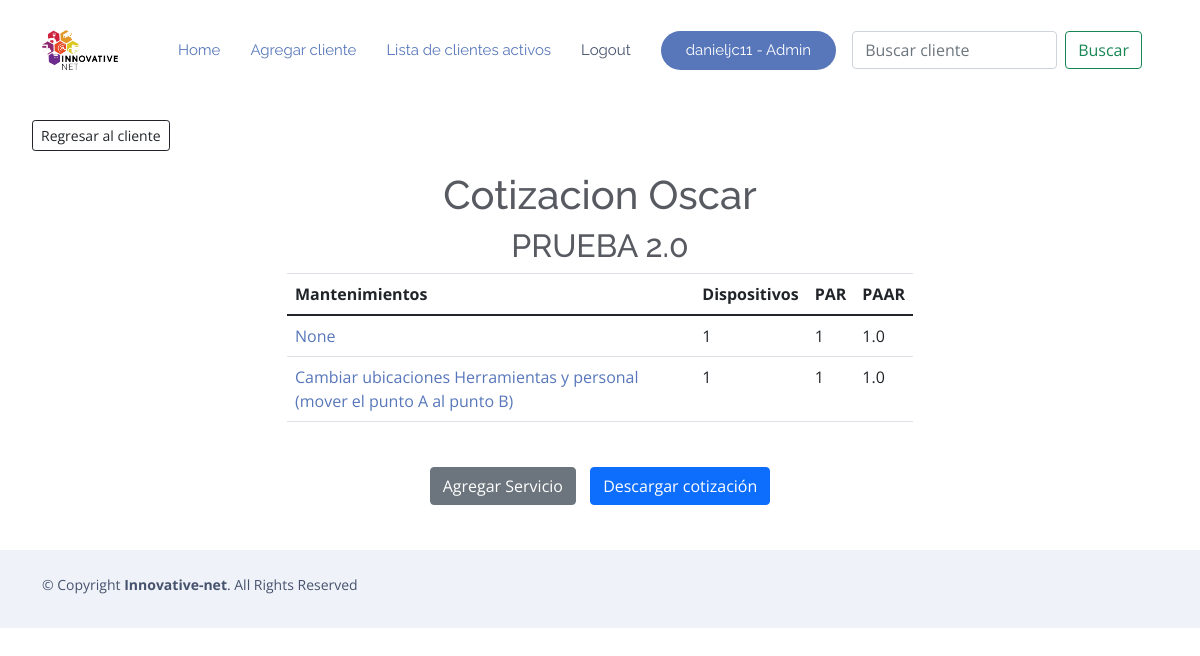
The page /44/1/detalle_cotizacion (signed in) on the database as committed earlier.
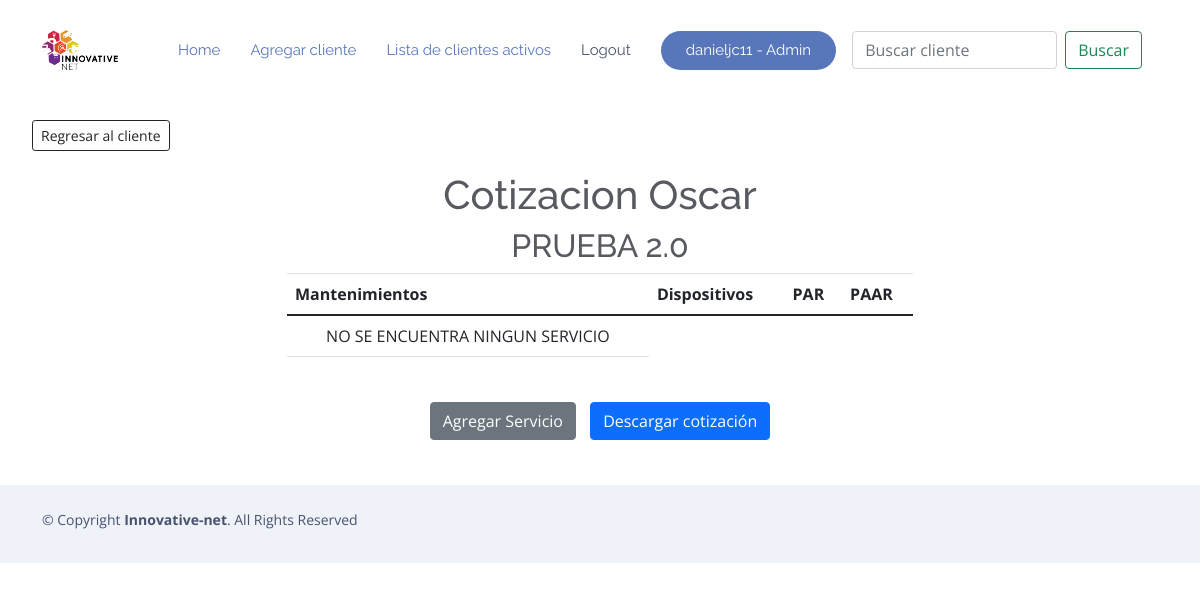
The same page on the database as committed later.
### RPA/models.py (models this page shows, shortened)
class Cotizacion(models.Model):
    num_list = [(1,"1"),(2,"2"),(4,"4"),(6,"6")]
    cliente = models.ForeignKey(Cliente, on_delete=models.CASCADE, null=True, blank=True)
    titulo = models.CharField(verbose_name="Nombre Cotizacion", null=True, blank=True,max_length=200)
    lugar_de_mantenimiento = models.CharField('Lugar en que se realizara el mantenimiento',max_length
    =120,blank=True)
    descripcion_cotizacion = models.TextField('Descripcion de la cotizacion',blank=True)
    fecha = models.DateTimeField('Fecha de realizacion de la cotizacion',blank=True,null=True, default=dateutil.utils.today())
    dispositivos = models.ManyToManyField('Dispositivo', blank = True)
    mantenimientos = models.ManyToManyField(Nombre_servicio,through="Mantenimiento")
    mmtos = models.ManyToManyField('Mantenimiento',related_name='mantenimientosCotizacion',blank=True)
    class Meta:
        ordering = ['cliente']

class Cliente(models.Model):
    usuario = models.ForeignKey(User, on_delete=models.CASCADE, null=True, blank=True)
    nombre = models.CharField('Nombre de la compañia cliente',max_length=200)
    encargado = models.CharField('Nombre del contacto dentro de la empresa',max_length
    =120)
    puesto_encargado = models.CharField('Puesto del contacto',max_length
    =120)
    numero_contacto=models.CharField('Numero de telefono para contactar',max_length
    =10)
    correo_contacto=models.EmailField('Correo para contactar',blank=True)
    def __str__(self):
        return self.nombre
    class Meta:
        ordering = ['nombre']

class Mantenimiento(models.Model):
    cliente = models.ForeignKey(Cliente, on_delete=models.CASCADE, null=True, blank=True)
    cotizacion = models.ForeignKey(Cotizacion, on_delete=models.CASCADE, null=True, blank=True)
    titulonombre = models.ForeignKey(Nombre_servicio,on_delete=models.CASCADE, null=True, blank=True)
    encargadoTrabajo1 = models.ForeignKey(Precio,verbose_name="Encargado del trabajo" ,on_delete=models.CASCADE,null=True)
    periodisidadactividades = models.IntegerField(verbose_name="Periodicidad regular de actividad de mtto por año", blank=True, null=True )
    periodisidadadicional = models.IntegerField(verbose_name="Periodicidad adicional de actividad de mtto  a la regular", blank=True, null=True)
    tiempoejecucion = models.FloatField(verbose_name="Tiempo de ejecucion del mtto", blank=True, null=True)
    cantidaddedispositivos = models.IntegerField(verbose_name="Cantidad de dispositivos a considerar en periodicidad regular", blank=True, null=True)
    cantidaddispositivosextras = models.IntegerField(verbose_name="Cantidad de dispositivos a considerar en periodicidad Extra", blank=True, null=True)
    horasactividad = models.IntegerField(verbose_name="horas por actividad de mtto regular =Importe de cantidad x Tiempo de ejecucion", blank=True, null=True)
    costomantenimientoregular = models.FloatField(verbose_name="Costo Regular = horas por actividad de mtto regular =Importe de cantidad x Tiempo de ejecucion",null=True,blank=True)
    costomantenimientoadicional = models.FloatField(verbose_name="Costo Adicional = horas por actividad de mtto adicional =Importe de cantidad x Tiempo de ejecucion ", blank=True, null=True)
    def __str__(self):
        return str(self.titulonombre)
    class Meta:
        ordering = ['titulonombre']

class Nombre_servicio(models.Model):
    titulo = models.CharField(max_length=200, verbose_name="Titulo Mantenimiento", null=True, blank=True)
    encargado = models.ForeignKey(Precio, on_delete=models.CASCADE, null=True)
    tiempodeejecucion = models.FloatField(verbose_name="Tiempo de Ejecucion", null=True)
    def __str__(self):
        return str(self.titulo)
    class Meta:
        ordering = ['titulo']

### RPA/views.py (the view)
# urls.py: path('<int:cliente>/<int:pk>/detalle_cotizacion', Detalle_Cotizacion.as_view(), name='detalle_cotizacion'),
class Detalle_Cotizacion(LoginRequiredMixin, DetailView):
    model = Cotizacion
    object = "cotizacion"
    template_name = "cotizacion/detalle_cotizacion.html"
    def get_context_data(self, **kwargs):
        ctx = super(Detalle_Cotizacion, self).get_context_data(**kwargs)
        cat = kwargs.get("object")
        ctx['servicios'] = Mantenimiento.objects.filter(cotizacion = cat)
        return ctx

### RPA/templates/cotizacion/detalle_cotizacion.html
{% extends "mantenimientos/base.html" %}
{% block body %}
<div >
    <right>
        <a href="{% url 'mostrar_cliente' cotizacion.cliente.id %}">
            <button type=button class="btn btn-outline-dark btn-sm" style="margin:20px">Regresar al cliente</button>
        </a>
    </right>
    <div>
        <center>
            <h1> Cotizacion {{cotizacion.cliente}} </h1>
            <h2> {{cotizacion.titulo}} </h2>
        </center>
    </div>
    <div class="container" style="max-width: 650px;">
        <table class="table">
            <thead>
                <tr>
                    <th>Mantenimientos</th>
                    <th align="right">Dispositivos</th>
                    <th align="right">PAR</th>
                    <th align="right">PAAR</th>
                </tr>
            </thead>
            <tbody>
                {% for servicio in servicios %}
                <tr>
                    <td>
                        <a
                            href="{% url 'detalle_servicio' cotizacion.cliente.id cotizacion.id servicio.id %}">{{ servicio }}
                        </a>
                    </td>
                    <td>
                        <a>
                            {{ servicio.cantidaddedispositivos }}
                        </a>
                    </td>
                    <td>
                        <a>
                            {{ servicio.periodisidadactividades }}
                        </a>
                    </td>
                    <td>
                        <a>
                            {{ servicio.periodisidadadicional }}
                        </a>
                    </td>
                </tr>
                {% empty %}
                <tr>
                    <td style="text-align: center;"> NO SE ENCUENTRA NINGUN SERVICIO </td>
                </tr>
                {% endfor %}
            </tbody>
        </table>
    </div>
    <div class="container" style="margin-top: 40px; margin-bottom: 40px;">
        <center>
        <a href="{% url 'crear_servicio' cotizacion.cliente.id cotizacion.id  %}">
            <button type=button class="btn btn-secondary" style="margin:5px">Agregar Servicio</button>
        </a>
        <a href="{% url 'cotizacion_pdf' cotizacion.id %}" download="cotizacion.pdf">
            <button type="button" class="btn btn-primary" style="margin:5px">Descargar cotización</button>
        </a>
        </center>
    </div>
</div>
{% endblock %}

### RPA/templates/mantenimientos/base.html (shortened to what this page needs)
{% load static %}
<!DOCTYPE html>
<html lang="en">
<head>
  <link rel="stylesheet" href="https://stackpath.bootstrapcdn.com/bootstrap/4.5.0/css/bootstrap.min.css">
  <link href="{% static '\vendor\aos\aos.css' %}" rel="stylesheet">
  <link href="{% static '\vendor\bootstrap\css\bootstrap.min.css' %}" rel="stylesheet">
  <link href="{% static '\vendor\bootstrap-icons\bootstrap-icons.css' %}" rel="stylesheet">
  <link href="{% static '\vendor\boxicons\css\boxicons.min.css' %}" rel="stylesheet">
  <link href="{% static '\vendor\glightbox\css\glightbox.min.css' %}" rel="stylesheet">
  <link href="{% static '\vendor\swiper\swiper-bundle.min.css' %}" rel="stylesheet">
  <link href="{% static '\css\style.css' %}" rel="stylesheet">
</head>
<body style="padding-top: 70px;">
  <header id="header" class="fixed-top  header-transparent ">
    <div class="container d-flex align-items-center justify-content-between">
      <div class="logo">
        <a href="https://www.innovative-net.mx/"><img src="{% static '\assets\img\horizontal blanco.png' %}" alt="" class="img-fluid"></a>
      </div>
      <nav id="navbar" class="navbar">
        <ul>
          <li><a class="nav-link scrollto active" href="{% url 'home' %}">Home</a></li>
          <li><a class="nav-link scrollto active" href="{% url 'agregar_cliente' %}">Agregar cliente</a></li>
          <li><a class="nav-link scrollto active" href="{% url 'lista_clientes' %}">Lista de clientes activos</a></li>
          {% if request.user.is_authenticated %}
          <li><a class="nav-link scrollto" href="{% url 'logout' %}">Logout</a></li>
          {% if request.user.is_staff %}
              <li><a class="getstarted scrollto" href="{% url 'admin:index' %}" >{{request.user}} - Admin</a></li>
              {% else %}
              <li><a class="getstarted scrollto" href="" >{{request.user}}</a></li>
              {% endif %}
          {% else %}
          <li><a class="getstarted scrollto" href="{% url 'login'  %}" >Login</a></li>
          {% endif %}
        </ul>
        <form class="d-flex m-3" method="POST" action="{% url 'buscar_clientes' %}">
          <input class="form-control me-2" type="search" placeholder="Buscar cliente"
                 aria-label="Buscar cliente" name="searched">
          <button class="btn btn-outline-success" type="submit">
            Buscar
          </button>
        </form>
      </nav>
    </div>
  </header>
    <div class="container-fluid" style="margin-top: 30px;">
      {% block body %}
      {% endblock %}
    </div>
        <footer id="footer">
            <div class="container py-4">
              <div class="copyright">
                &copy; Copyright <strong><span>Innovative-net</span></strong>. All Rights Reserved
              </div>
            </div>
          </footer>
</body>
        </html>

### RPA/static/css/style.css (style rules this page uses)
body { font-family: "Open Sans", sans-serif; color: #585a61; }
a { color: #5777ba; text-decoration: none; }
h1, h2, h3, h4, h5, h6 { font-family: "Raleway", sans-serif; }
#header { transition: all 0.5s; z-index: 997; transition: all 0.5s; padding: 15px 0; background: rgba(255, 255, 255, 0.95); }
#header.header-transparent { background: transparent; }
#header .logo img { margin: 0; max-height: 40px; }
.navbar { padding: 0; }
.navbar ul { margin: 0; padding: 0; display: flex; list-style: none; align-items: center; }
.navbar li { position: relative; }
.navbar a, .navbar a:focus { display: flex; align-items: center; justify-content: space-between; padding: 10px 0 10px 30px; font-family: "Raleway", sans-serif; font-size: 15px; color: #47536e; white-space: nowrap; transition: 0.3s; }
.navbar a:hover, .navbar .active, .navbar .active:focus, .navbar li:hover > a { color: #5777ba; }
.navbar .getstarted { background: #5777ba; color: #fff; padding: 12px 25px; margin-left: 30px; color: #fff; line-height: 1; border-radius: 50px; }
#footer { background: #fff; padding: 0 0 30px 0; color: #47536e; font-size: 14px; background: #eff2f8; }
#footer .copyright { text-align: center; float: left; color: #47536e; }

Rows that differ between the two databases and show on the page:
removed Mantenimiento: titulonombre "None", cantidaddedispositivos "1", periodisidadactividades "1", periodisidadadicional "1.0"
removed Mantenimiento: titulonombre.titulo "Cambiar ubicaciones Herramientas y personal (mover el punto A al punto B)", cantidaddedispositivos "1", periodisidadactividades "1", periodisidadadicional "1.0"
Other text that changed with them:
text now shown: "NO SE ENCUENTRA NINGUN SERVICIO"
